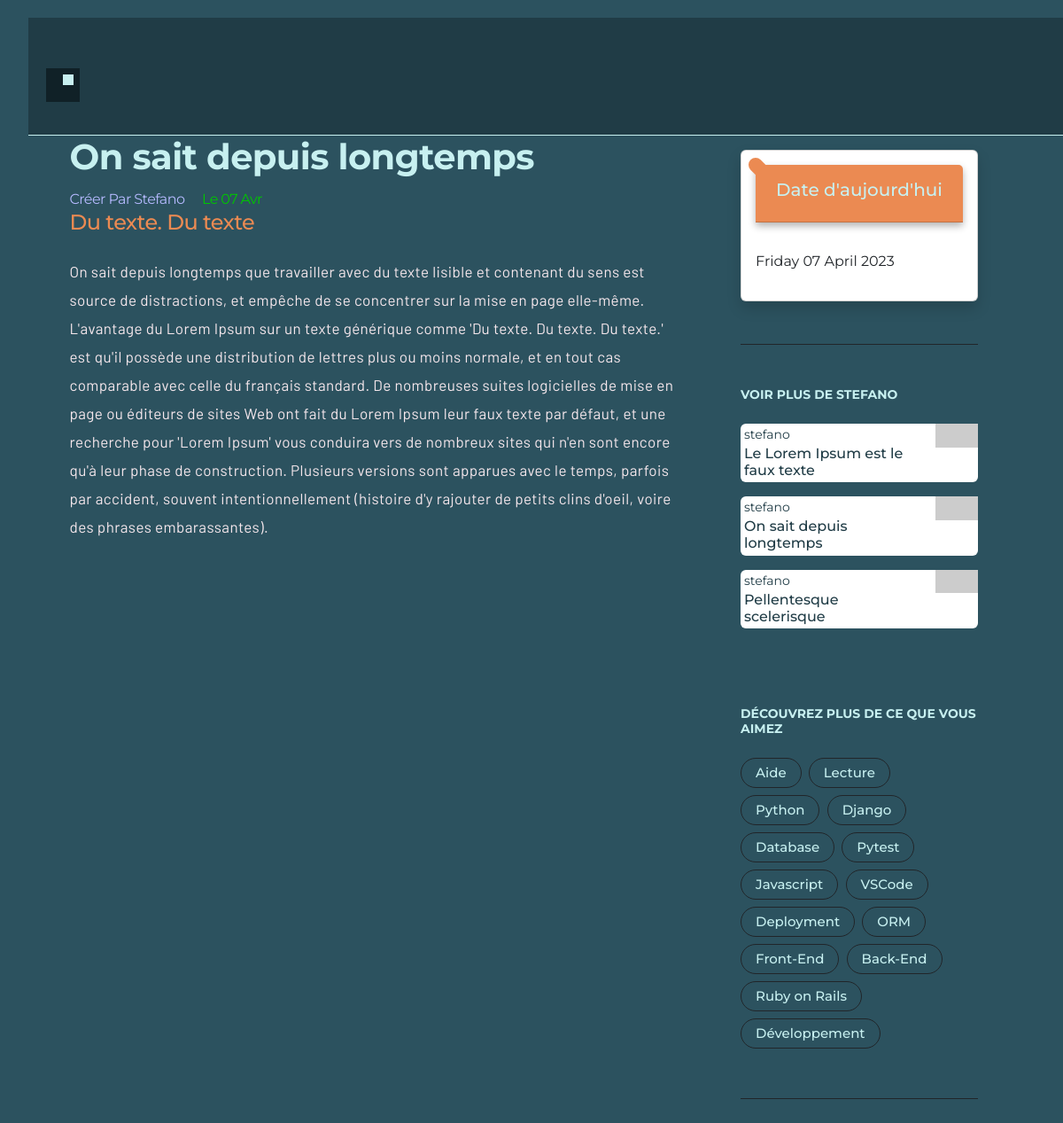
Screenshot of /on-sait-depuis-longtemps/ with the database file from the repository.
### blog/models.py (models this page shows, shortened)
class Article(models.Model):
  options = (
    ("brouillon", "Brouillon"),
    ("publier", "Publié"),
  )
  titre = models.CharField(max_length=255)
  sous_titre = models.CharField(max_length=100)
  slug = models.SlugField(max_length=255, unique=True)
  auteur = models.ForeignKey(
    User, on_delete=models.CASCADE,
    related_name="article_auteur"
  )
  contenu = models.TextField()
  created_at = models.DateTimeField(auto_now_add=True, editable=False)
  updated_at = models.DateTimeField(auto_now=True)
  status = models.CharField(max_length=10, choices=options, default="draft")
  tags = TaggableManager()
  def get_absolute_url(self):
    return reverse("article_single", args=[self.slug])
  class Meta:
    ordering = ("created_at",)

### blog/views.py (the view)
# urls.py: path("<slug:article>/", views.article_single, name="article_single"),
def article_single(request, article):
  article = get_object_or_404(Article, slug=article, status="publier")
  related = Article.objects.filter(auteur=article.auteur)[:5]
  return render(request, 'pages/article_single.html', {'article': article, 'related': related})

### blog/templatetags/markdown_process.py (called while the page is built)
@register.filter()
@stringfilter
def markdown(value):
  return md.markdown(value, extensions=['markdown.extensions.fenced_code'])

### blog/templatetags/tag_cloud.py (called while the page is built)
@register.inclusion_tag("blog/components/tag_cloud.html")
def sidebar_tag_cloud():
  x = Tag.objects.all()
  return {'tags': x}

### blog/templates/pages/article_single.html
{% extends '../base/3_col_template.html' %}
{% block contenu_gauche %}
  {% include '../base/gauche_navbar.html' %}
{% endblock %}
{% block contenu_milieu %}
  <div class="monBlog center mx-auto" style="max-width:683px;">
    <h1 class="fw-bold pb-1">{{ article.titre }}</h1>
    <div class="blogAuteur">
      Créer par {{ article.auteur }}
      <span class="blogDate mx-3">
        le {{ article.updated_at|date:'d M' }}
      </span>
    </div>
    <h2 class="blogSousTitre fs-4 pb-3">{{ article.sous_titre }}</h2>
    <div class="blogContenu">{{ article.contenu | markdown | safe }}</div>
  </div>
{% endblock %}
{% block contenu_droite %}
  {% include 'blog/components/sticky_note.html' %}
{% endblock %}

### blog/templates/blog/components/related_article.html
<div class="col-12 baseRelated">
  <div class="mt-5">
    <div class="pb-4">
      <h4 class="pb-3 fw-bold fs-14 text-uppercase">
        Voir plus de {{article.auteur}}
      </h4>
      {% for article in related %}
      <a href="{{article.get_absolute_url}}" class="text-decoration-none">
        <div class="card mb-3 border-0 ps-1">
          <div class="row">
            <div class="col-9 pe-2">
              <span class="relatedTitre small">{{article.auteur}}</span>
              <h1 class="mb-1 fs-6 p-0 relatedTitre">
                {{article.titre|truncatechars:80}}
              </h1>
            </div>
            <div class="col-3">
              <img src="https://picsum.photos/seed/picsum/205/115" class="img-fluid float-end" alt="Image">
            </div>
          </div>
        </div>
      </a>
      {% endfor %}
    </div>
  </div>
</div>

### blog/templates/blog/components/tag_cloud.html
<div class="mt-5">
  <div class="pb-4">
    <h4 class="pb-3 fw-bold fs-14 text-uppercase">
      Découvrez plus de ce que vous aimez
    </h4>
    {% for tag in tags %}
      <span class="text-dark border border-dark p-1 px-3 mb-2 me-1 rounded-pill"
            style="display:inline-block">
        <a class="text-decoration-none fs-15 fw-500">
          {{ tag.name }}
        </a>
      </span>
    {% endfor %}
  </div>
</div>
<div class="border-bottom mt-4"></div>

### static/css/base.css (style rules this page uses)
html, body { font-family: "Montserrat", sans-serif; background-color: #2c525f !important; }
.navbar, a { color: #c7f0f0 !important; }
.fw-500 { font-weight: 500; }
.fs-14 { font-size: 14px; }
.fs-15 { font-size: 0.9375rem; }
h1, h2, h3, h4, h5, h6 { color: #c7f0f0; }
.border-bottom { border-color: rgba(var(--bs-dark-rgb), var(--bs-border-opacity)) !important; }

### static/css/blog.css (style rules this page uses)
.monBlog { letter-spacing: -0.6px; }
.blogAuteur { text-transform: capitalize; color: #b6baff; }
.blogDate { color: #00c600; }
.blogContenu p { color: #f5e7ec !important; font-size: 1.0625rem; font-family: "Barlow", sans-serif; line-height: 32px; letter-spacing: 0.4px; }
.blogSousTitre { color: #eb8a52; }

### static/css/related_article.css (style rules this page uses)
.relatedTitre { color: #203c46; }

### rows the page displays
Article: titre "On sait depuis longtemps", auteur "Stefano", updated_at "07 Avr", sous_titre "Du texte. Du texte", contenu "On sait depuis longtemps que travailler avec du texte lisible et contenant du sens est source de distractions, et empêche de se concentrer sur la mise en page elle-même. L'avantage du Lorem Ipsum sur un texte générique comme 'Du texte. Du texte. Du texte.' est qu'il possède une distribution de lettres plus ou moins normale, et en tout cas comparable avec celle du français standard. De nombreuses suites logicielles de mise en page ou éditeurs de sites Web ont fait du Lorem Ipsum leur faux texte par défaut, et une recherche pour 'Lorem Ipsum' vous conduira vers de nombreux sites qui n'en sont encore qu'à leur phase de construction. Plusieurs versions sont apparues avec le temps, parfois par…", auteur "STEFANO", auteur "stefano"
Article: auteur "stefano", titre "Le Lorem Ipsum est le faux texte"
Article: auteur "stefano", titre "Pellentesque scelerisque"
Tag: name "Aide"
Tag: name "Lecture"
Tag: name "Python"
Tag: name "Django"
Tag: name "Database"
Tag: name "Pytest"
Tag: name "Javascript"
Tag: name "VSCode"
Tag: name "Deployment"
Tag: name "ORM"
Tag: name "Front-End"
Tag: name "Back-End"
Tag: name "Ruby on Rails"
Tag: name "Développement"
